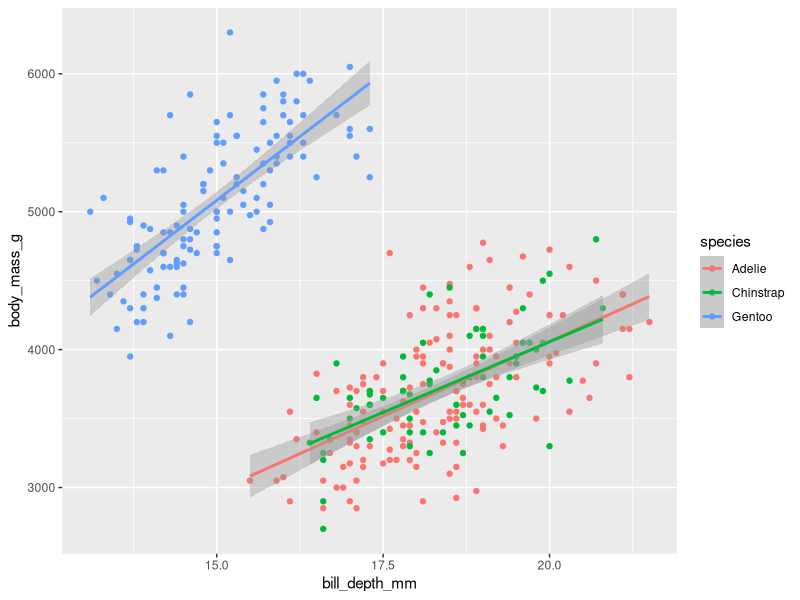

The R source for this figure:
## ---- chunk 1
knitr::opts_chunk$set(echo = TRUE)
## ---- chunk 2
#install.packages("palmerpenguins")
library(palmerpenguins)
library(tidyverse)
## ---- chunk 3
ggplot(data=penguins, mapping = aes(x=bill_depth_mm, y=body_mass_g, color=species)) +
  geom_point() +
  geom_smooth(method = "lm")
